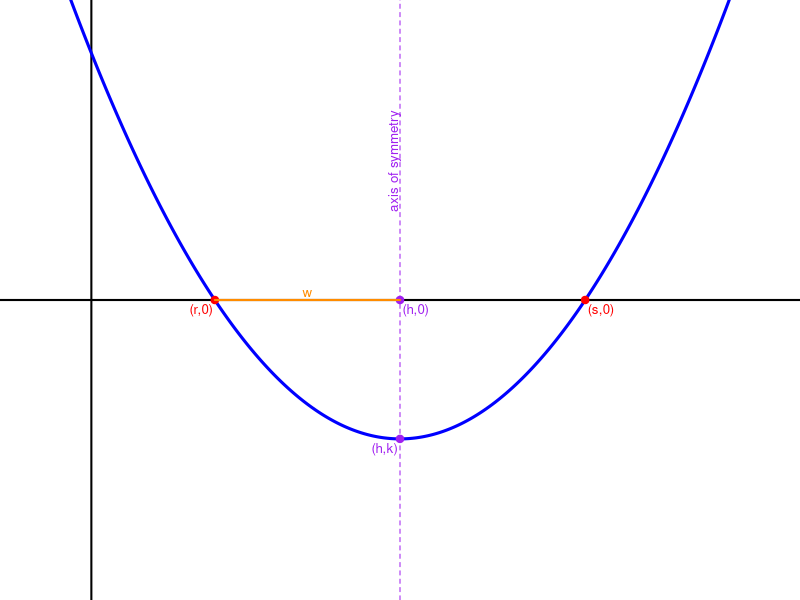

The R source for this figure:
## ---- chunk 1
par(mar=c(0,0,0,0))

# # y = a*(x-h)^2+k
# # y = ax^2 - 2ahx + ah^2+k
# 
# # y = a(x-r)(x-s)
# # y = a(x^2-(r+s)x+rs)
# # y = ax^2 - a(r+s)x + ars
# 
# # ah^2+k = ars
# # a = -k/(h^2-rs)
# # a = k/(rs-h^2)

r = 2
s = 8
roots = c(r,s)
wid = (roots[2]-roots[1])/2
k = -abs(wid)
h = mean(roots)
r = roots[1]
s = roots[2]
a = k/(r*s-h^2)

x = seq(h-2*wid,h+2*wid,wid/100)
y = a*(x-h)^2+k

plot(0,0,"n",xlim=c(h-2*wid,h+2*wid),ylim=c(-2*abs(k),2*abs(k)),axes=F,ann=F)
abline(h=0,lwd=2)
abline(v=0,lwd=2)

lines(x,y,lwd=3,col="blue")
abline(v=h,col="purple",lty=2)
text(h,-k,"axis of symmetry",col="purple",srt=90,adj=c(0.5,-0.2),cex=0.8)
points(h,k,pch=19,col="purple")
text(h,k,"(h,k)",col="purple",cex=0.8,adj=c(1.1,1.4))
points(h,0,pch=19,col="purple")
text(h,0,"(h,0)",col="purple",cex=0.8,adj=c(-0.1,1.4))

points(r,0,col="red",pch=19)
points(s,0,col="red",pch=19)
text(r,0,"(r,0)",col="red",adj=c(1.1,1.4),cex=0.8)
text(s,0,"(s,0)",col="red",adj=c(-0.1,1.4),cex=0.8)


lines(c(r,h),c(0,0),col="darkorange",lwd=2)
text(mean(c(r,h)),0,"w",col="darkorange",cex=0.8,adj=c(0.5,-0.3))
